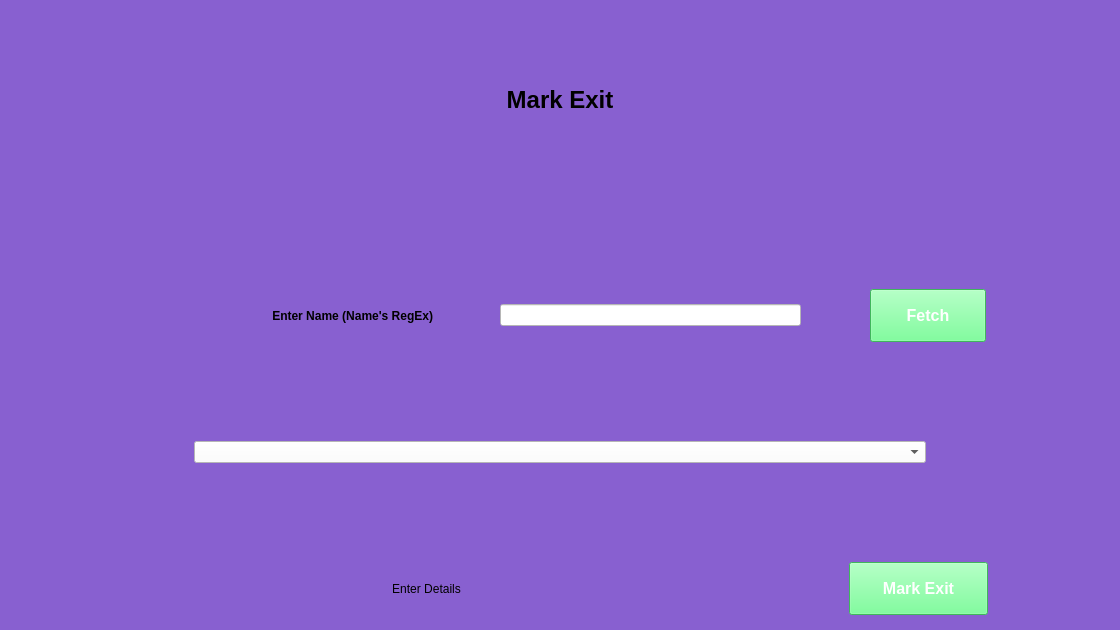
<?xml version="1.0" encoding="UTF-8"?>
<ui version="4.0">
 <class>Form</class>
 <widget class="QWidget" name="Form">
  <property name="geometry">
   <rect>
    <x>0</x>
    <y>0</y>
    <width>1120</width>
    <height>630</height>
   </rect>
  </property>
  <property name="windowTitle">
   <string>Form</string>
  </property>
  <property name="styleSheet">
   <string notr="true">/*background-color:#59BAEA;*/
background-color:#8860D0;
</string>
  </property>
  <layout class="QVBoxLayout" name="verticalLayout" stretch="2,1,3,1,1,1,1">
   <item>
    <layout class="QHBoxLayout" name="horizontalLayout" stretch="2,1,2">
     <item>
      <spacer name="horizontalSpacer">
       <property name="orientation">
        <enum>Qt::Horizontal</enum>
       </property>
       <property name="sizeHint" stdset="0">
        <size>
         <width>40</width>
         <height>20</height>
        </size>
       </property>
      </spacer>
     </item>
     <item>
      <widget class="QLabel" name="label">
       <property name="font">
        <font>
         <pointsize>18</pointsize>
         <weight>75</weight>
         <bold>true</bold>
        </font>
       </property>
       <property name="text">
        <string>Mark Exit</string>
       </property>
       <property name="alignment">
        <set>Qt::AlignCenter</set>
       </property>
      </widget>
     </item>
     <item>
      <spacer name="horizontalSpacer_2">
       <property name="orientation">
        <enum>Qt::Horizontal</enum>
       </property>
       <property name="sizeHint" stdset="0">
        <size>
         <width>40</width>
         <height>20</height>
        </size>
       </property>
      </spacer>
     </item>
    </layout>
   </item>
   <item>
    <spacer name="verticalSpacer">
     <property name="orientation">
      <enum>Qt::Vertical</enum>
     </property>
     <property name="sizeHint" stdset="0">
      <size>
       <width>20</width>
       <height>40</height>
      </size>
     </property>
    </spacer>
   </item>
   <item>
    <layout class="QHBoxLayout" name="horizontalLayout_2" stretch="3,4,1,5,1,2,2">
     <item>
      <spacer name="horizontalSpacer_3">
       <property name="orientation">
        <enum>Qt::Horizontal</enum>
       </property>
       <property name="sizeHint" stdset="0">
        <size>
         <width>40</width>
         <height>20</height>
        </size>
       </property>
      </spacer>
     </item>
     <item>
      <widget class="QLabel" name="label_2">
       <property name="font">
        <font>
         <weight>75</weight>
         <bold>true</bold>
        </font>
       </property>
       <property name="text">
        <string>Enter Name (Name's RegEx)</string>
       </property>
       <property name="alignment">
        <set>Qt::AlignRight|Qt::AlignTrailing|Qt::AlignVCenter</set>
       </property>
      </widget>
     </item>
     <item>
      <spacer name="horizontalSpacer_4">
       <property name="orientation">
        <enum>Qt::Horizontal</enum>
       </property>
       <property name="sizeHint" stdset="0">
        <size>
         <width>40</width>
         <height>20</height>
        </size>
       </property>
      </spacer>
     </item>
     <item>
      <widget class="QLineEdit" name="le_name">
       <property name="styleSheet">
        <string notr="true">background-color:white;
</string>
       </property>
       <property name="maxLength">
        <number>32</number>
       </property>
      </widget>
     </item>
     <item>
      <spacer name="horizontalSpacer_5">
       <property name="orientation">
        <enum>Qt::Horizontal</enum>
       </property>
       <property name="sizeHint" stdset="0">
        <size>
         <width>40</width>
         <height>20</height>
        </size>
       </property>
      </spacer>
     </item>
     <item>
      <widget class="QPushButton" name="pushbt_fetch">
       <property name="styleSheet">
        <string notr="true">/*background-color: #f4511e;*/
background-color: rgb(90, 255, 129);
color: white;
padding: 16px 32px;
text-align: center;
font-size: 16px;
margin: 4px 2px;
font-weight:bold;</string>
       </property>
       <property name="text">
        <string>Fetch</string>
       </property>
      </widget>
     </item>
     <item>
      <spacer name="horizontalSpacer_6">
       <property name="orientation">
        <enum>Qt::Horizontal</enum>
       </property>
       <property name="sizeHint" stdset="0">
        <size>
         <width>40</width>
         <height>20</height>
        </size>
       </property>
      </spacer>
     </item>
    </layout>
   </item>
   <item>
    <spacer name="verticalSpacer_3">
     <property name="orientation">
      <enum>Qt::Vertical</enum>
     </property>
     <property name="sizeHint" stdset="0">
      <size>
       <width>20</width>
       <height>40</height>
      </size>
     </property>
    </spacer>
   </item>
   <item>
    <layout class="QHBoxLayout" name="horizontalLayout_3" stretch="2,8,2">
     <item>
      <spacer name="horizontalSpacer_7">
       <property name="orientation">
        <enum>Qt::Horizontal</enum>
       </property>
       <property name="sizeHint" stdset="0">
        <size>
         <width>40</width>
         <height>20</height>
        </size>
       </property>
      </spacer>
     </item>
     <item>
      <widget class="QComboBox" name="combo_name">
       <property name="styleSheet">
        <string notr="true">background-color:white;</string>
       </property>
       <property name="maxCount">
        <number>1</number>
       </property>
      </widget>
     </item>
     <item>
      <spacer name="horizontalSpacer_8">
       <property name="orientation">
        <enum>Qt::Horizontal</enum>
       </property>
       <property name="sizeHint" stdset="0">
        <size>
         <width>40</width>
         <height>20</height>
        </size>
       </property>
      </spacer>
     </item>
    </layout>
   </item>
   <item>
    <spacer name="verticalSpacer_2">
     <property name="orientation">
      <enum>Qt::Vertical</enum>
     </property>
     <property name="sizeHint" stdset="0">
      <size>
       <width>20</width>
       <height>40</height>
      </size>
     </property>
    </spacer>
   </item>
   <item>
    <layout class="QHBoxLayout" name="horizontalLayout_5" stretch="1,5,1,1,1">
     <item>
      <spacer name="horizontalSpacer_9">
       <property name="orientation">
        <enum>Qt::Horizontal</enum>
       </property>
       <property name="sizeHint" stdset="0">
        <size>
         <width>40</width>
         <height>20</height>
        </size>
       </property>
      </spacer>
     </item>
     <item>
      <widget class="QLabel" name="lb_warning">
       <property name="text">
        <string>Enter Details</string>
       </property>
       <property name="alignment">
        <set>Qt::AlignCenter</set>
       </property>
      </widget>
     </item>
     <item>
      <spacer name="horizontalSpacer_10">
       <property name="orientation">
        <enum>Qt::Horizontal</enum>
       </property>
       <property name="sizeHint" stdset="0">
        <size>
         <width>40</width>
         <height>20</height>
        </size>
       </property>
      </spacer>
     </item>
     <item>
      <widget class="QPushButton" name="pushbt_mark">
       <property name="styleSheet">
        <string notr="true">/*background-color: #f4511e;*/
background-color: rgb(90, 255, 129);
color: white;
padding: 16px 32px;
text-align: center;
font-size: 16px;
margin: 4px 2px;
font-weight:bold;</string>
       </property>
       <property name="text">
        <string>Mark Exit</string>
       </property>
      </widget>
     </item>
     <item>
      <spacer name="horizontalSpacer_11">
       <property name="orientation">
        <enum>Qt::Horizontal</enum>
       </property>
       <property name="sizeHint" stdset="0">
        <size>
         <width>40</width>
         <height>20</height>
        </size>
       </property>
      </spacer>
     </item>
    </layout>
   </item>
  </layout>
 </widget>
 <resources/>
 <connections/>
</ui>
